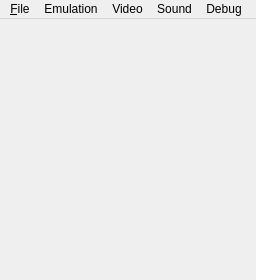
<?xml version="1.0" encoding="UTF-8"?>
<ui version="4.0">
 <class>GUI_MainWindow</class>
 <widget class="QMainWindow" name="GUI_MainWindow">
  <property name="geometry">
   <rect>
    <x>0</x>
    <y>0</y>
    <width>256</width>
    <height>280</height>
   </rect>
  </property>
  <property name="sizePolicy">
   <sizepolicy hsizetype="Fixed" vsizetype="Fixed">
    <horstretch>0</horstretch>
    <verstretch>0</verstretch>
   </sizepolicy>
  </property>
  <property name="minimumSize">
   <size>
    <width>256</width>
    <height>280</height>
   </size>
  </property>
  <property name="maximumSize">
   <size>
    <width>256</width>
    <height>280</height>
   </size>
  </property>
  <property name="windowTitle">
   <string>Famique [Qt &amp; SDL][NTSC]</string>
  </property>
  <widget class="QWidget" name="centralWidget"/>
  <widget class="QMenuBar" name="menuBar">
   <property name="geometry">
    <rect>
     <x>0</x>
     <y>0</y>
     <width>256</width>
     <height>22</height>
    </rect>
   </property>
   <widget class="QMenu" name="menu_File">
    <property name="title">
     <string>&amp;File</string>
    </property>
    <addaction name="action_Load_ROM"/>
    <addaction name="action_Exit"/>
   </widget>
   <widget class="QMenu" name="menuEmulation">
    <property name="title">
     <string>Emulation</string>
    </property>
    <widget class="QMenu" name="menuReset_CPU">
     <property name="title">
      <string>Reset CPU</string>
     </property>
     <addaction name="actionSoft_reset"/>
     <addaction name="actionHard_reset"/>
    </widget>
    <addaction name="action_Start_CPU"/>
    <addaction name="action_Halt_CPU"/>
    <addaction name="actionConfigure"/>
    <addaction name="menuReset_CPU"/>
   </widget>
   <widget class="QMenu" name="menuDebug">
    <property name="title">
     <string>Debug</string>
    </property>
    <addaction name="actionCPU"/>
    <addaction name="actionPPU"/>
    <addaction name="separator"/>
    <addaction name="actionReset_wrappers"/>
    <addaction name="actionDump_stac"/>
   </widget>
   <widget class="QMenu" name="menuVideo">
    <property name="title">
     <string>Video</string>
    </property>
    <widget class="QMenu" name="menuFrame_limiter_frameskip">
     <property name="title">
      <string>Frame limiter/frameskip</string>
     </property>
     <addaction name="actionTurn_on"/>
    </widget>
    <addaction name="actionGo_fullscreen"/>
    <addaction name="separator"/>
    <addaction name="menuFrame_limiter_frameskip"/>
   </widget>
   <widget class="QMenu" name="menuSound">
    <property name="title">
     <string>Sound</string>
    </property>
    <addaction name="actionEnableSound"/>
   </widget>
   <addaction name="menu_File"/>
   <addaction name="menuEmulation"/>
   <addaction name="menuVideo"/>
   <addaction name="menuSound"/>
   <addaction name="menuDebug"/>
  </widget>
  <widget class="QStatusBar" name="statusBar">
   <property name="enabled">
    <bool>true</bool>
   </property>
   <property name="sizePolicy">
    <sizepolicy hsizetype="Fixed" vsizetype="Fixed">
     <horstretch>0</horstretch>
     <verstretch>0</verstretch>
    </sizepolicy>
   </property>
   <property name="minimumSize">
    <size>
     <width>256</width>
     <height>20</height>
    </size>
   </property>
   <property name="maximumSize">
    <size>
     <width>256</width>
     <height>20</height>
    </size>
   </property>
   <property name="baseSize">
    <size>
     <width>256</width>
     <height>18</height>
    </size>
   </property>
   <property name="font">
    <font>
     <pointsize>10</pointsize>
     <weight>75</weight>
     <bold>true</bold>
    </font>
   </property>
   <property name="sizeGripEnabled">
    <bool>false</bool>
   </property>
  </widget>
  <action name="action_Load_ROM">
   <property name="text">
    <string>&amp;Load ROM</string>
   </property>
  </action>
  <action name="action_Exit">
   <property name="text">
    <string>&amp;Exit</string>
   </property>
  </action>
  <action name="action_Start_CPU">
   <property name="text">
    <string>&amp;Start Emulation</string>
   </property>
  </action>
  <action name="action_Halt_CPU">
   <property name="text">
    <string>&amp;Halt Emulation</string>
   </property>
  </action>
  <action name="action">
   <property name="checkable">
    <bool>true</bool>
   </property>
   <property name="text">
    <string>--</string>
   </property>
  </action>
  <action name="actionView_PPU">
   <property name="text">
    <string>View PPU</string>
   </property>
  </action>
  <action name="actionAuto">
   <property name="text">
    <string>Auto</string>
   </property>
  </action>
  <action name="actionCPU">
   <property name="text">
    <string>CPU</string>
   </property>
  </action>
  <action name="actionPPU">
   <property name="text">
    <string>PPU</string>
   </property>
  </action>
  <action name="actionReset_wrappers">
   <property name="text">
    <string>Reset wrappers</string>
   </property>
  </action>
  <action name="actionGo_fullscreen">
   <property name="text">
    <string>Go fullscreen</string>
   </property>
  </action>
  <action name="actionEnableSound">
   <property name="checkable">
    <bool>true</bool>
   </property>
   <property name="checked">
    <bool>true</bool>
   </property>
   <property name="text">
    <string>Enable</string>
   </property>
  </action>
  <action name="actionTurn_on">
   <property name="text">
    <string>Activate</string>
   </property>
  </action>
  <action name="actionSoft_reset">
   <property name="text">
    <string>Soft reset</string>
   </property>
  </action>
  <action name="actionHard_reset">
   <property name="text">
    <string>Hard reset</string>
   </property>
  </action>
  <action name="actionConfigure">
   <property name="text">
    <string>Configure</string>
   </property>
  </action>
  <action name="actionBlah">
   <property name="text">
    <string>blah</string>
   </property>
  </action>
  <action name="actionDump_stac">
   <property name="text">
    <string>Dump stack</string>
   </property>
  </action>
 </widget>
 <layoutdefault spacing="6" margin="11"/>
 <resources/>
 <connections/>
 <slots>
  <slot>updateWindowTitle()</slot>
 </slots>
</ui>
